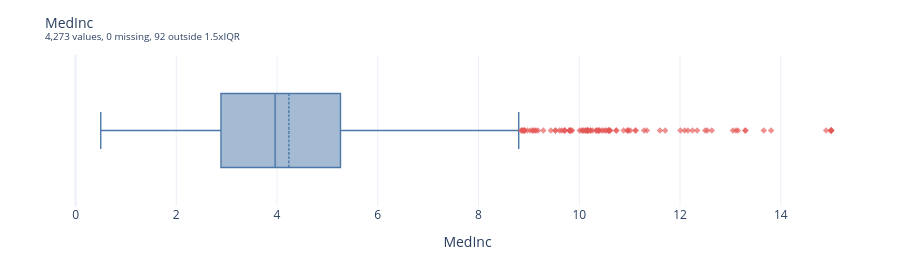

The notebook cell this image was saved under:
### Code cell
# One segment, drawn exactly like the whole dataset was in section A.
first = segmented[segmented.keys[0]]
print("segment:", first.dataset_name)

show_charts(
    profiling.plots.box_figure(first.box_summaries["MedInc"]),
    profiling.box_figure(first.box_summaries["MedInc"]),
    "C_box_MedInc_first_segment",
)

### Figure 1 — Plotly figure (JSON) as saved in the notebook; plotly's stock layout.template omitted (floating-point values rounded to 4 significant figures)
{"data": [{"boxmean": true, "hovertemplate": "min 0.4999<br>lower fence 0.4999<br>Q1 2.886<br>median 3.961<br>Q3 5.26<br>upper fence 8.798<br>max 15<br>mean 4.235<extra></extra>", "line": {"width": 1.4}, "lowerfence": [0.4999], "marker": {"color": "#4C78A8"}, "mean": [4.235], "median": [3.961], "name": "MedInc", "orientation": "h", "q1": [2.886], "q3": [5.26], "sd": [1.907], "type": "box", "upperfence": [8.798], "y": ["MedInc"]}, {"hovertemplate": "outlier: %{x:,.6g}<extra></extra>", "marker": {"color": "#E45756", "opacity": 0.65, "size": 5, "symbol": "diamond"}, "mode": "markers", "name": "outliers", "type": "scatter", "x": [8.847, 8.864, 8.869, 8.902, 8.906, 8.908, 8.909, 8.967, 9.027, 9.078, 9.08, 9.123, 9.142, 9.181, 9.286, 9.436, 9.527, 9.527, 9.606, 9.646, 9.699, 9.704, 9.719, 9.802, 9.807, 9.809, 9.832, 9.835, 9.859, 10.01, 10.05, 10.08, 10.08, 10.11, 10.13, 10.15, 10.16, 10.16, 10.17, 10.19, 10.22, 10.23, 10.26, 10.33, 10.34, 10.37, 10.38, 10.39, 10.4, 10.44, 10.48, 10.51, 10.54, 10.58, 10.58, 10.59, 10.6, 10.62, 10.73, 10.74, 10.88, 10.95, 10.97, 10.97, 11.01, 11.11, 11.12, 11.29, 11.34, 11.6, 11.71, 12.01, 12.09, 12.16, 12.25, 12.34, 12.5, 12.54, 12.63, 13.05, 13.11, 13.15, 13.29, 13.3, 13.66, 13.81, 14.9, 15.0, 15.0, 15.0, 15.0, 15.0], "y": ["MedInc", "MedInc", "MedInc", "MedInc", "MedInc", "MedInc", "MedInc", "MedInc", "MedInc", "MedInc", "MedInc", "MedInc", "MedInc", "MedInc", "MedInc", "MedInc", "MedInc", "MedInc", "MedInc", "MedInc", "MedInc", "MedInc", "MedInc", "MedInc", "MedInc", "MedInc", "MedInc", "MedInc", "MedInc", "MedInc", "MedInc", "MedInc", "MedInc", "MedInc", "MedInc", "MedInc", "MedInc", "MedInc", "MedInc", "MedInc", "MedInc", "MedInc", "MedInc", "MedInc", "MedInc", "MedInc", "MedInc", "MedInc", "MedInc", "MedInc", "MedInc", "MedInc", "MedInc", "MedInc", "MedInc", "MedInc", "MedInc", "MedInc", "MedInc", "MedInc", "MedInc", "MedInc", "MedInc", "MedInc", "MedInc", "MedInc", "MedInc", "MedInc", "MedInc", "MedInc", "MedInc", "MedInc", "MedInc", "MedInc", "MedInc", "MedInc", "MedInc", "MedInc", "MedInc", "MedInc", "MedInc", "MedInc", "MedInc", "MedInc", "MedInc", "MedInc", "MedInc", "MedInc", "MedInc", "MedInc", "MedInc", "MedInc"]}], "layout": {"height": 260, "hoverlabel": {"font": {"size": 12}}, "margin": {"b": 50, "l": 60, "r": 25, "t": 55}, "separators": ".,", "showlegend": false, "title": {"font": {"size": 14}, "text": "MedInc<br><sup>4,273 values, 0 missing, 92 outside 1.5xIQR</sup>"}, "xaxis": {"title": {"text": "MedInc"}}, "yaxis": {"showticklabels": false}}}
